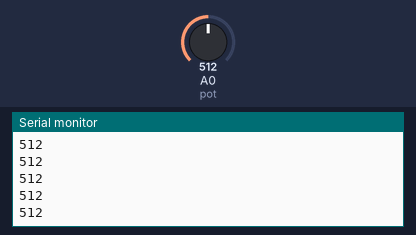
Recording of a sketch running on a simulated Arduino Nano, built with avr-gcc and run on an emulated ATmega328P. Parts: the last lines printed to the serial monitor. The inputs (shaded band) are chosen by the test bench; at power-on: A0 (pot) = 512.

Above: at 1.2 s.
1.3 s: A0 (pot) set to 716
At 2.1 s:
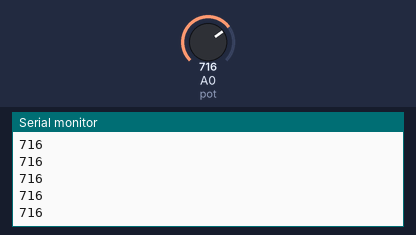
2.8 s: A0 (pot) set to 900
At 3.5 s:
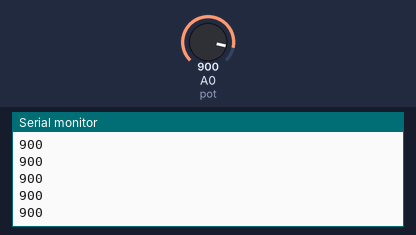
Timing chart, 0 to 5.8 s (numbered marks = the images above; inputs shaded):
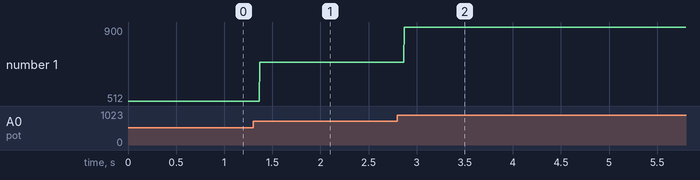

Measured:
- after the input at 1.3 s, the serial monitor: prints a new line after 0.07 s (image 1)
- after the input at 2.8 s, the serial monitor: prints a new line after 0.07 s (image 2)
- plotted number 1: 512 → 716 after the input at 1.3 s, 716 → 900 after the input at 2.8 s

The sketch:

Project_19_1.ino
```cpp
/*
  keyestudio Nano Inventor Starter Kit
  Project 19.1 Dimming Lamp
  http://www.keyestudio.com
*/
int pot = A0;      //Define variable pot to A0
void setup() {
  // put your setup code here, run once:
  Serial.begin(9600);		// Set baud rate to 9600
}

void loop() {
  // put your main code here, to run repeatedly:
  int value = analogRead(pot);	// Read A0 and assign it to the variable value
  Serial.println(value);		//Print the variable value and wrap it around
}
```
